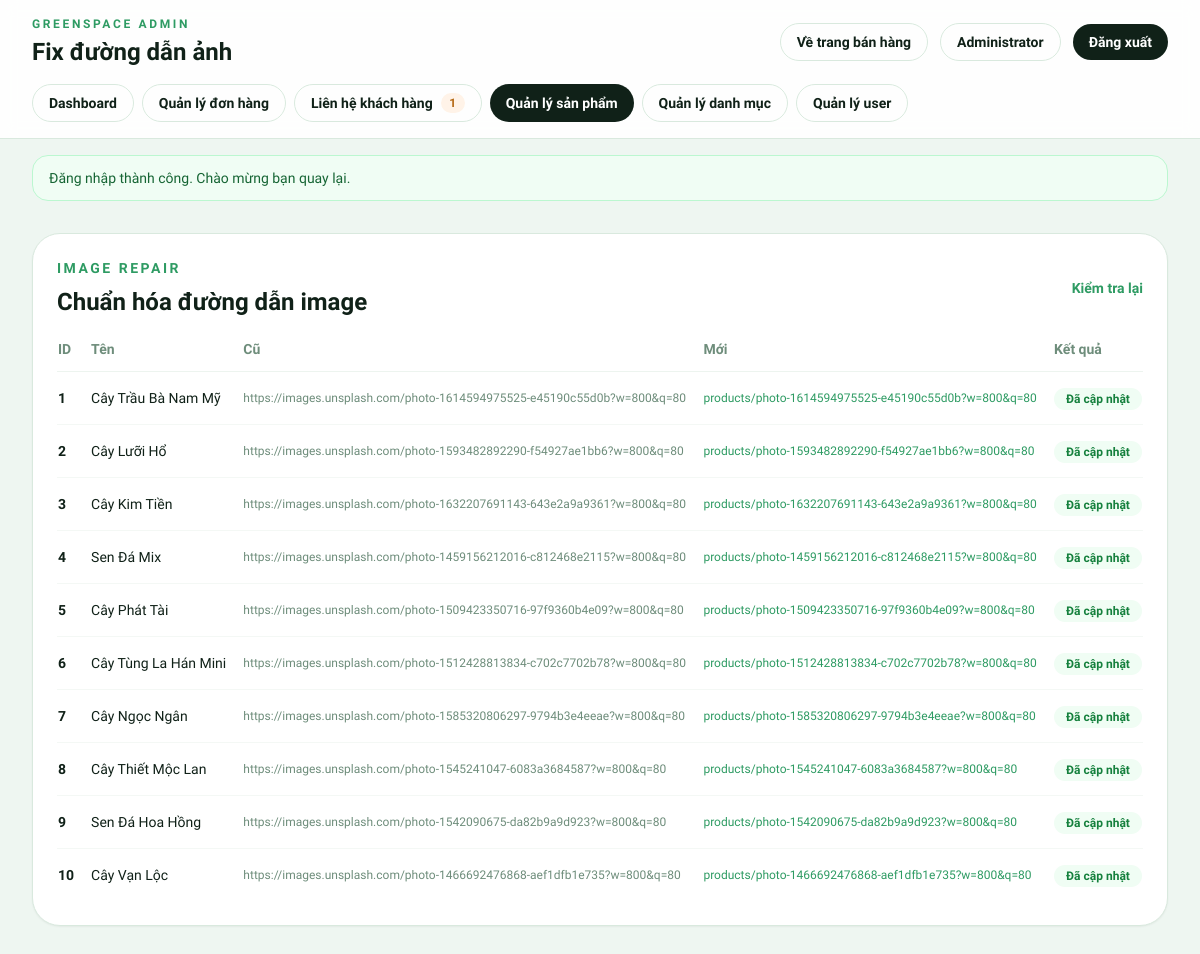
/admin/fix_images.php (signed in), run on the app's committed database.
### tables this page shows
CREATE TABLE products (
    id INT AUTO_INCREMENT PRIMARY KEY,
    category_id INT NOT NULL,
    name VARCHAR(200) NOT NULL,
    slug VARCHAR(200) NOT NULL UNIQUE,
    description TEXT DEFAULT NULL,
    price DECIMAL(10, 2) NOT NULL,
    sale_price DECIMAL(10, 2) DEFAULT NULL,
    stock INT NOT NULL DEFAULT 0,
    image VARCHAR(255) DEFAULT NULL,
    images TEXT DEFAULT NULL,  
    size VARCHAR(50) DEFAULT NULL,
    care_level ENUM('easy', 'medium', 'hard') NOT NULL DEFAULT 'medium',
    light_requirement ENUM('low', 'medium', 'high') NOT NULL DEFAULT 'medium',
    water_requirement ENUM('low', 'medium', 'high') NOT NULL DEFAULT 'medium',
    featured TINYINT(1) NOT NULL DEFAULT 0,
    status ENUM('active', 'inactive') NOT NULL DEFAULT 'active',
    views INT NOT NULL DEFAULT 0,
    created_at TIMESTAMP DEFAULT CURRENT_TIMESTAMP,
    updated_at TIMESTAMP DEFAULT CURRENT_TIMESTAMP ON UPDATE CURRENT_TIMESTAMP,
    CONSTRAINT fk_products_category
        FOREIGN KEY (category_id) REFERENCES categories(id) ON DELETE CASCADE,
    INDEX idx_products_category_id (category_id),
    INDEX idx_products_status (status),
    INDEX idx_products_featured (featured),
    INDEX idx_products_price (price),
    INDEX idx_products_stock (stock)
);

### app/core/PhpTemplateResponse.php (called while the page is built, shortened)
<?php
class PhpTemplateResponse extends Response {
    public function send(): void {
        $previousTemplateFlag = $GLOBALS['mvc_template_rendering'] ?? null;
        extract($this->data, EXTR_SKIP);
        include $this->templatePath;
        if ($previousTemplateFlag === null) {
            return;
        }
    }
}

### app/services/AdminPageService.php (called while the page is built, shortened)
<?php
class AdminPageService {
    public function fixImagePaths(): array {
        $db = new Database();
        $conn = $db->getConnection();
        $products = $conn->query("SELECT id, name, image FROM products")->fetchAll(PDO::FETCH_ASSOC);
        $results = [];
        foreach ($products as $product) {
            $oldPath = (string)($product['image'] ?? '');
            $newPath = basename(str_replace('"', '', $oldPath));
            if ($newPath !== '' && strpos($newPath, 'products/') !== 0) {
                $newPath = 'products/' . $newPath;
            }
            try {
                $results[] = [
                    'id' => $product['id'],
                    'name' => $product['name'],
                    'old' => $oldPath,
                    'new' => $newPath,
                    'status' => 'success',
                ];
            } catch (Throwable $e) {
                $results[] = [
                    'id' => $product['id'],
                    'name' => $product['name'],
                    'old' => $oldPath,
                    'new' => $newPath,
                    'status' => 'error',
                    'error' => $e->getMessage(),
                ];
            }
        }
        return $results;
    }
}

### app/controllers/AdminToolController.php (called while the page is built, shortened)
<?php
class AdminToolController extends Controller {
    public function __construct(
        ?Request $request = null,
        private ?AdminPageService $pageService = null,
        private ?AdminPagePresenter $pagePresenter = null,
    ) {
        $this->pageService ??= new AdminPageService();
    }
    public function fixImages(): Response {
        return $this->template(PUBLIC_PATH . '/admin/fix_images.php', [
            'results' => $this->pageService->fixImagePaths(),
        ], 200, ['mvc_template_current_page' => 'products.php']);
    }
}

### helpers/functions.php (called while the page is built, shortened)
<?php
function clean(string|array $data): string|array {
    return htmlspecialchars(trim($data), ENT_QUOTES, 'UTF-8');
}

### public/admin/fix_images.php (the view, shortened to what this page needs)
<?php
if (empty($GLOBALS['mvc_template_rendering'])) {
    (new AdminToolController())->fixImages()->send();
    return;
}
require_once __DIR__ . '/bootstrap.php';
?>
<div class="rounded-[1.75rem] border border-[#d9e9de] bg-white p-6 shadow-sm">
    <div class="mb-5 flex items-center justify-between gap-3">
        <div>
            <p class="text-sm font-semibold uppercase tracking-[0.18em] text-[#2e9b63]">Image repair</p>
            <h2 class="mt-2 text-2xl font-extrabold text-[#102118]">Chuẩn hóa đường dẫn image</h2>
        </div>
        <a href="check_images.php" class="text-sm font-semibold text-[#2e9b63] hover:text-[#22784d]">Kiểm tra lại</a>
    </div>
    <div class="overflow-x-auto">
        <table class="min-w-full text-sm">
            <thead>
                <tr class="border-b border-[#edf4ef] text-left text-[#6e8d7b]">
                    <th class="pb-3 pr-4 font-semibold">ID</th>
                    <th class="pb-3 pr-4 font-semibold">Tên</th>
                    <th class="pb-3 pr-4 font-semibold">Cũ</th>
                    <th class="pb-3 pr-4 font-semibold">Mới</th>
                    <th class="pb-3 font-semibold">Kết quả</th>
                </tr>
            </thead>
            <tbody>
                <?php foreach ($results as $result): ?>
                    <tr class="border-b border-[#f4f8f5] last:border-b-0">
                        <td class="py-4 pr-4 font-semibold text-[#102118]"><?= (int)$result['id'] ?></td>
                        <td class="py-4 pr-4 text-[#102118]"><?= clean($result['name']) ?></td>
                        <td class="py-4 pr-4 text-xs text-[#6e8d7b]"><?= clean($result['old']) ?></td>
                        <td class="py-4 pr-4 text-xs text-[#2e9b63]"><?= clean($result['new']) ?></td>
                        <td class="py-4">
                            <?php if ($result['status'] === 'success'): ?>
                                <span class="rounded-full bg-green-50 px-3 py-1 text-xs font-semibold text-green-700">Đã cập nhật</span>
                            <?php else: ?>
                                <span class="rounded-full bg-red-50 px-3 py-1 text-xs font-semibold text-red-700"><?= clean($result['error'] ?? 'Lỗi') ?></span>
                            <?php endif; ?>
                        </td>
                    </tr>
                <?php endforeach; ?>
            </tbody>
        </table>
    </div>
</div>

### data on the page
products: id "1", name "Cây Trầu Bà Nam Mỹ", image "https://images.unsplash.com/photo-1614594975525-e45190c55d0b?w=800&q=80", new "products/photo-1614594975525-e45190c55d0b?w=800&q=80"
products: id "2", name "Cây Lưỡi Hổ", image "https://images.unsplash.com/photo-1593482892290-f54927ae1bb6?w=800&q=80", new "products/photo-1593482892290-f54927ae1bb6?w=800&q=80"
products: id "3", name "Cây Kim Tiền", image "https://images.unsplash.com/photo-1632207691143-643e2a9a9361?w=800&q=80", new "products/photo-1632207691143-643e2a9a9361?w=800&q=80"
products: id "4", name "Sen Đá Mix", image "https://images.unsplash.com/photo-1459156212016-c812468e2115?w=800&q=80", new "products/photo-1459156212016-c812468e2115?w=800&q=80"
products: id "5", name "Cây Phát Tài", image "https://images.unsplash.com/photo-1509423350716-97f9360b4e09?w=800&q=80", new "products/photo-1509423350716-97f9360b4e09?w=800&q=80"
products: id "6", name "Cây Tùng La Hán Mini", image "https://images.unsplash.com/photo-1512428813834-c702c7702b78?w=800&q=80", new "products/photo-1512428813834-c702c7702b78?w=800&q=80"
products: id "7", name "Cây Ngọc Ngân", image "https://images.unsplash.com/photo-1585320806297-9794b3e4eeae?w=800&q=80", new "products/photo-1585320806297-9794b3e4eeae?w=800&q=80"
products: id "8", name "Cây Thiết Mộc Lan", image "https://images.unsplash.com/photo-1545241047-6083a3684587?w=800&q=80", new "products/photo-1545241047-6083a3684587?w=800&q=80"
products: id "9", name "Sen Đá Hoa Hồng", image "https://images.unsplash.com/photo-1542090675-da82b9a9d923?w=800&q=80", new "products/photo-1542090675-da82b9a9d923?w=800&q=80"
products: id "10", name "Cây Vạn Lộc", image "https://images.unsplash.com/photo-1466692476868-aef1dfb1e735?w=800&q=80", new "products/photo-1466692476868-aef1dfb1e735?w=800&q=80"

### other printed values
$title "Fix đường dẫn ảnh"
$adminName "Administrator"
$label "Dashboard"
$label "Quản lý đơn hàng"
$label "Liên hệ khách hàng"
$unreadContactCount "1"
$label "Quản lý sản phẩm"
$label "Quản lý danh mục"
$label "Quản lý user"
$flash['message'] "Đăng nhập thành công. Chào mừng bạn quay lại."
